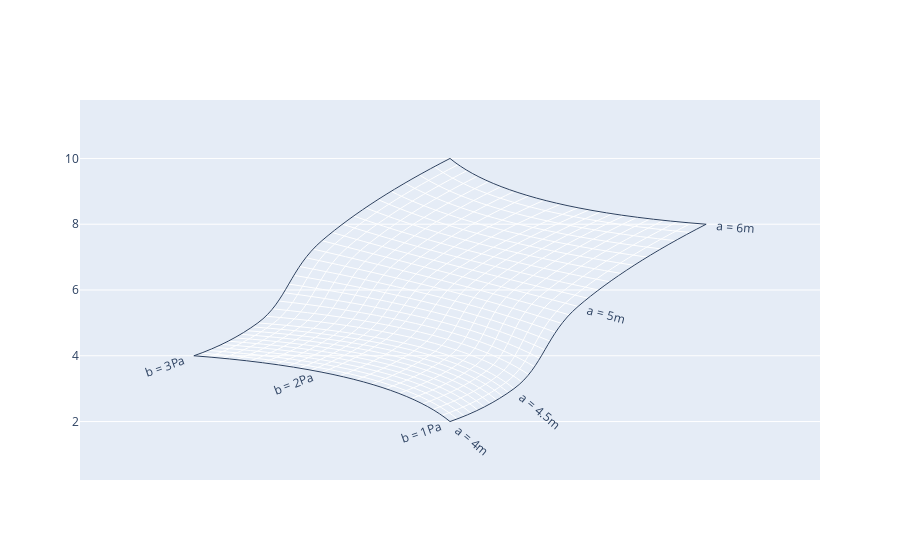

The code cell stored with this chart in its notebook:
### Markdown cell above
<h3 id="Basic-Carpet-Plot">Basic Carpet Plot<a class="anchor-link" href="#Basic-Carpet-Plot">¶</a></h3>

### Code cell
import plotly.graph_objects as go

fig = go.Figure(go.Carpet(
    a = [4, 4, 4, 4.5, 4.5, 4.5, 5, 5, 5, 6, 6, 6],
    b = [1, 2, 3, 1, 2, 3, 1, 2, 3, 1, 2, 3],
    y = [2, 3.5, 4, 3, 4.5, 5, 5.5, 6.5, 7.5, 8, 8.5, 10],
    aaxis = dict(
      tickprefix = 'a = ',
      ticksuffix = 'm',
      smoothing = 1,
      minorgridcount = 9
      ),
    baxis = dict(
      tickprefix = 'b = ',
      ticksuffix = 'Pa',
      smoothing = 1,
      minorgridcount = 9
      )
))

fig.show()

### Figure 1 — Plotly figure (JSON) as saved in the notebook; plotly's stock layout.template omitted (floating-point values rounded to 4 significant figures)
{"data": [{"a": [4, 4, 4, 4.5, 4.5, 4.5, 5, 5, 5, 6, 6, 6], "aaxis": {"minorgridcount": 9, "smoothing": 1, "tickprefix": "a = ", "ticksuffix": "m"}, "b": [1, 2, 3, 1, 2, 3, 1, 2, 3, 1, 2, 3], "baxis": {"minorgridcount": 9, "smoothing": 1, "tickprefix": "b = ", "ticksuffix": "Pa"}, "type": "carpet", "y": [2, 3.5, 4, 3, 4.5, 5, 5.5, 6.5, 7.5, 8, 8.5, 10]}], "layout": {}}
